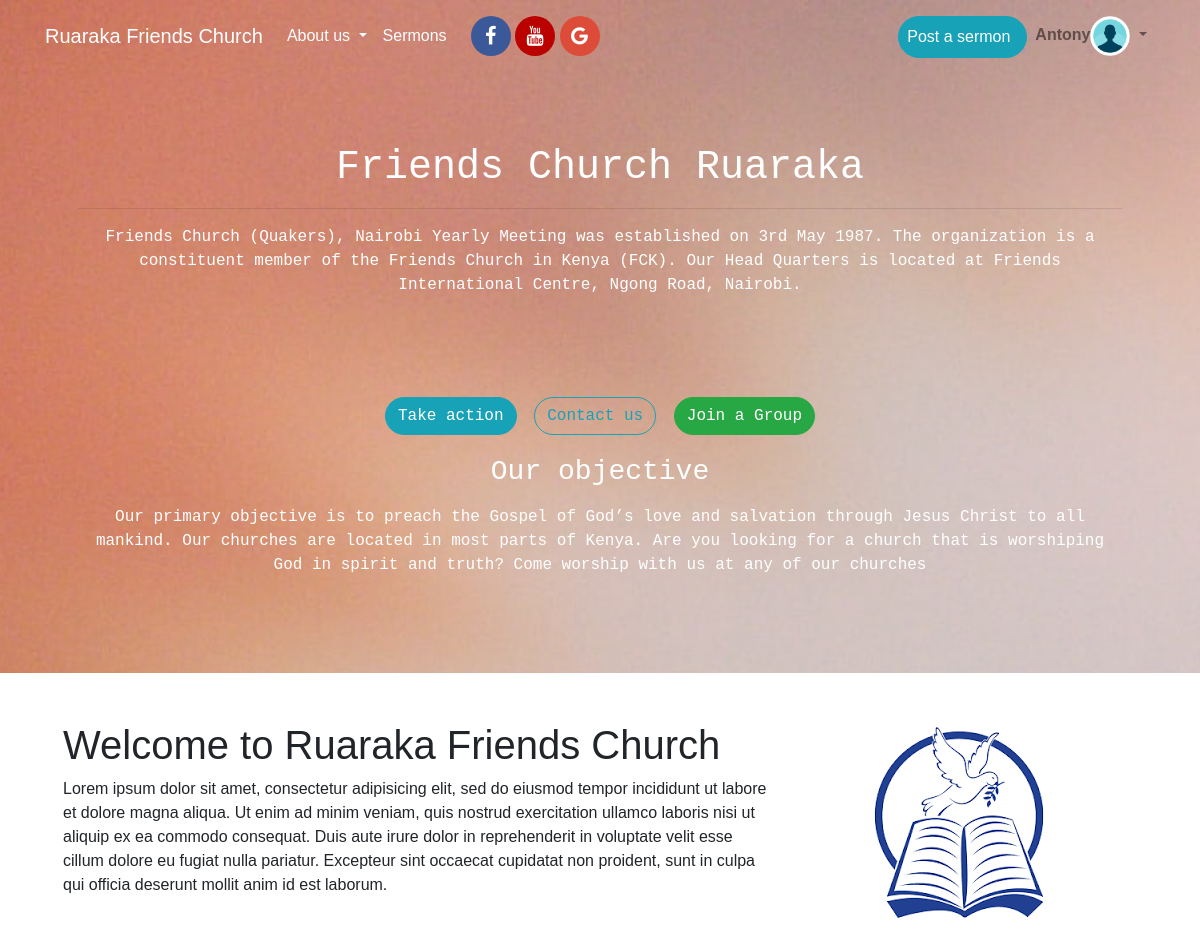
The page /home (signed in, upper part) on the database as committed earlier.
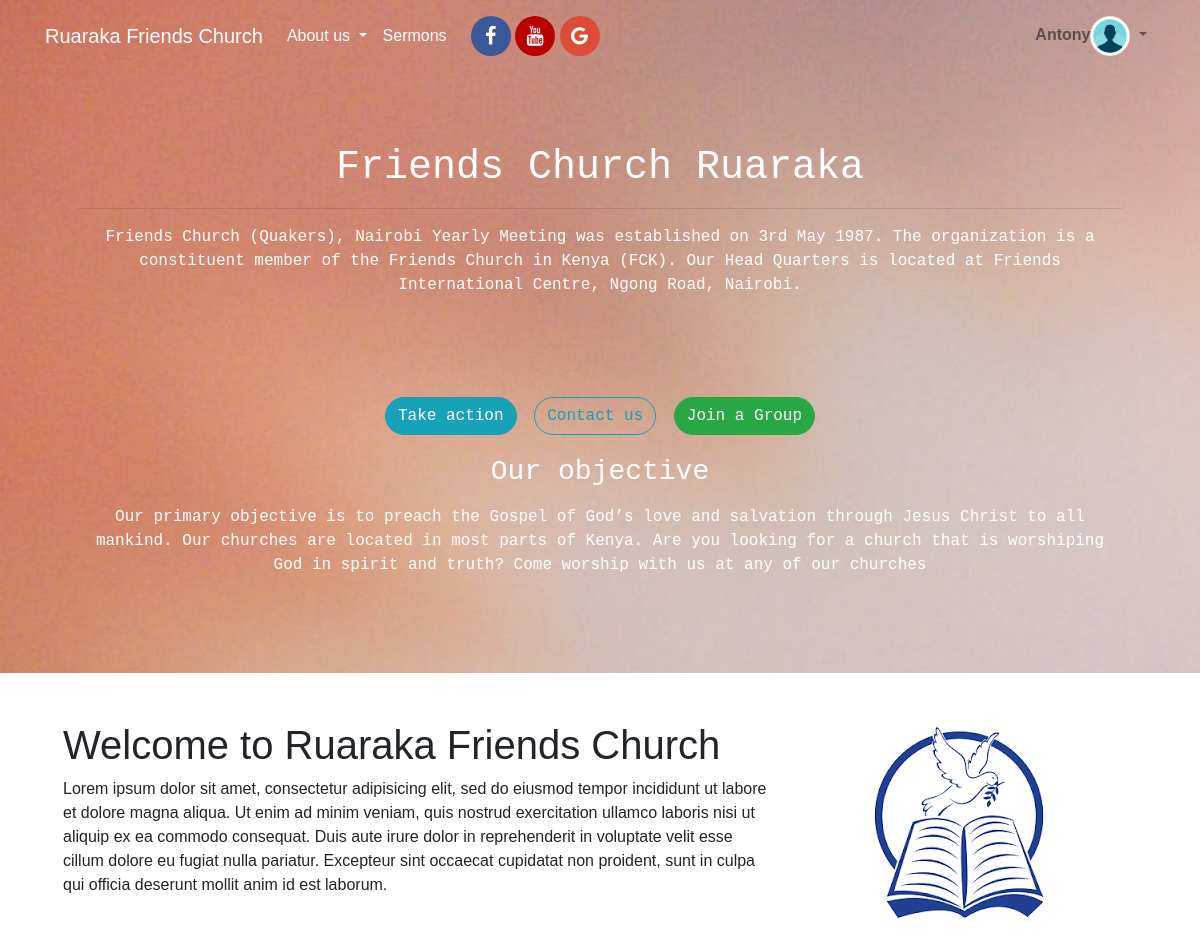
The same page on the database as committed later.
### app/routes.py (the view)
@app.route('/')
@app.route('/home')
def index():
	sermons = Sermon.query.order_by(Sermon.created_at.desc())[:4]
	return render_template('index.html', title='Friends Church Ruaraka', sermons=sermons)

### app/models.py (called while the page is built)
@login.user_loader
def load_user(id):
	return User.query.get(int(id))

### app/templates/index.html (shortened to what this page needs)
{% extends 'base.html' %}
{% block content  %}
<section id="section_home_top">
	<div class="container p-5">
		<div class="pt-5 mb-5">
			<h1 class="text-center pt-5">Friends Church Ruaraka</h1>
			<hr>
			<p class="text-center">
				Friends Church (Quakers), Nairobi Yearly Meeting was established on 3rd May 1987.  The organization is a constituent member of the Friends Church in Kenya (FCK). Our Head Quarters is located at Friends International Centre, Ngong Road, Nairobi.
			</p>
		</div>
		<div class="pt-5 mb-5">
			<div class="text-center mb-5">
				<a href="" class="btn btn-info m-1  btn_custom ">Take action</a>
				<a href="" class="btn btn-outline-info m-1  btn_custom ">Contact us</a>
				<a href="" class="btn btn-success m-1  btn_custom">Join a Group</a>
				<h3 class="pt-3">Our objective</h3>
				<p class="mt-3 mb-3">
					Our primary objective is to preach the Gospel of God’s love and salvation through Jesus Christ to all mankind. Our churches are located in most parts of Kenya. Are you looking for a church that is worshiping God in spirit and truth? Come worship with us at any of our churches
				</p>
			</div>
		</div>
</div>
</section>
<section id="section-about-us" class="mb-0">
	<div id="about-top" class="p-5">
		<div class="container">
			<div class="row">
				<div class="col-xs-12 col-sm-12 col-md-8 col-lg-8 col-xl-8">
					<h1>Welcome to Ruaraka Friends Church</h1>
					<p>
						Lorem ipsum dolor sit amet, consectetur adipisicing elit, sed do eiusmod
						tempor incididunt ut labore et dolore magna aliqua. Ut enim ad minim veniam,
						quis nostrud exercitation ullamco laboris nisi ut aliquip ex ea commodo
						consequat. Duis aute irure dolor in reprehenderit in voluptate velit esse
						cillum dolore eu fugiat nulla pariatur. Excepteur sint occaecat cupidatat non
						proident, sunt in culpa qui officia deserunt mollit anim id est laborum.
					</p>
				</div>
				<div class="col-xs-12 col-sm-12 col-md-4 col-lg-4 col-xl-4">
					<img src="{{url_for('static', filename='imgs/logo.png')}}" class="ml-5">
				</div>
			</div>
		</div>
	</div>
</section>
{% endblock content  %}

### app/templates/_navbar.html (shortened to what this page needs)
<nav class="navbar navbar-expand-lg navbar-light fixed-top" id="menu-area">
  <div class="container">
    <a class="navbar-brand  text-white" href="{{url_for('index')}}">Ruaraka Friends Church</a>
    <div class="collapse navbar-collapse  text-white" id="navbarNav">
      <ul class="navbar-nav ">
        <li class="nav-item dropdown">
          <a class="nav-link dropdown-toggle  text-white"  href="" id="navbarDropdown" role="button" data-toggle="dropdown" aria-haspopup="true" aria-expanded="false">
            About us
          </a>
        </li>
        <li class="nav-item mr-0 ">
          <a class="nav-link mr-0 text-white" href="#/section-sermons">Sermons</a>
        </li>
         <div id="social_media_links" class="text-center ml-3">
          <a href="#" class="fa fa-facebook"></a>
          <a href="#" class="fa fa-youtube"></a>
          <a href="#" class="fa fa-google"></a>
        </div>
      </ul>
      <ul class="navbar-nav ml-auto">
        {% if current_user.is_anonymous %}
        <li class="nav-item">
          <a class="nav-link btn btn-info btn_custom mr-1" href="{{url_for('signup')}}" style="color:white;padding-left:20px; padding-right: 20px">Join us</a>
        </li>
        <li class="nav-item">
            <a class="nav-link btn btn-warning btn_custom" href="{{url_for('login')}}" id="login_link" style="color:white;padding-left:20px; padding-right: 20px">Login</a>
        </li>
        {% else %}
        {% if current_user.role == 'Pastor' %}
        <li class="nav-item">
          <a class="nav-link btn btn-info btn_custom text-white mt-2 pr-3" href="{{url_for('sermon')}}" >Post a sermon</a>
        </li>
        {% endif %}
        <li class="nav-item dropdown">
          <a class="nav-link dropdown-toggle" href="{{url_for('profile',username=current_user.username)}}" id="navbarDropdown" role="button" data-toggle="dropdown" aria-haspopup="true" aria-expanded="false">
            <span><strong id="username-font">{{current_user.username}}</strong></span><img src="{{url_for('static', filename='imgs/profile_pic.png')}}" class="img-rounded" style="height: 40px; width:40px">
          </a>
        </li>
        {% endif %}
      </ul>
    </div>
  </div>
</nav>

Rows that differ between the two databases and show on the page:
changed User "Antony": role "Pastor" → "Member" (drawn)
Other text that changed with them:
text no longer shown: "Post a sermon"
